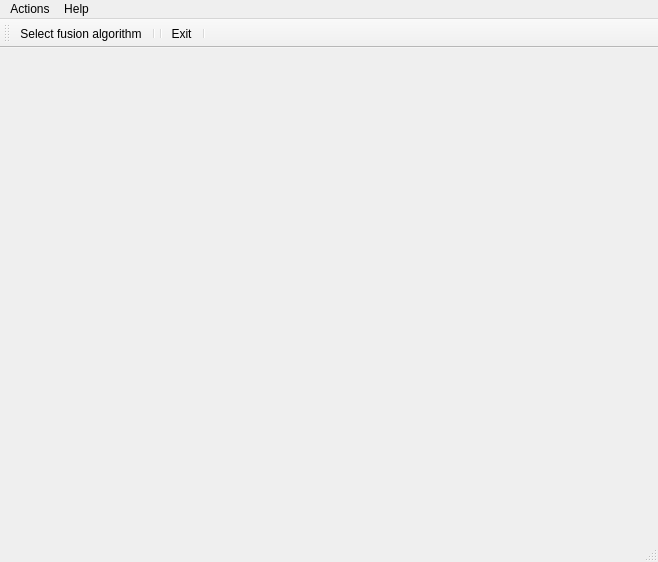
<?xml version="1.0" encoding="UTF-8"?>
<ui version="4.0">
 <class>RTHostIMUGLClass</class>
 <widget class="QMainWindow" name="RTHostIMUGLClass">
  <property name="geometry">
   <rect>
    <x>0</x>
    <y>0</y>
    <width>658</width>
    <height>562</height>
   </rect>
  </property>
  <property name="minimumSize">
   <size>
    <width>0</width>
    <height>0</height>
   </size>
  </property>
  <property name="windowTitle">
   <string>RTHostIMUGL</string>
  </property>
  <widget class="QWidget" name="centralWidget">
   <property name="minimumSize">
    <size>
     <width>400</width>
     <height>300</height>
    </size>
   </property>
  </widget>
  <widget class="QMenuBar" name="menuBar">
   <property name="geometry">
    <rect>
     <x>0</x>
     <y>0</y>
     <width>658</width>
     <height>21</height>
    </rect>
   </property>
   <widget class="QMenu" name="menuHelp">
    <property name="title">
     <string>Help</string>
    </property>
    <addaction name="actionAbout"/>
   </widget>
   <widget class="QMenu" name="menuActions">
    <property name="title">
     <string>Actions</string>
    </property>
    <addaction name="actionSelectFusionAlgorithm"/>
    <addaction name="actionExit"/>
   </widget>
   <addaction name="menuActions"/>
   <addaction name="menuHelp"/>
  </widget>
  <widget class="QStatusBar" name="statusBar"/>
  <widget class="QToolBar" name="toolBar">
   <property name="windowTitle">
    <string>toolBar</string>
   </property>
   <attribute name="toolBarArea">
    <enum>TopToolBarArea</enum>
   </attribute>
   <attribute name="toolBarBreak">
    <bool>false</bool>
   </attribute>
   <addaction name="actionSelectFusionAlgorithm"/>
   <addaction name="separator"/>
   <addaction name="separator"/>
   <addaction name="actionExit"/>
   <addaction name="separator"/>
  </widget>
  <action name="actionStartCapture">
   <property name="text">
    <string>Start Capture</string>
   </property>
   <property name="iconText">
    <string>Start</string>
   </property>
   <property name="toolTip">
    <string>Start video capture</string>
   </property>
   <property name="iconVisibleInMenu">
    <bool>false</bool>
   </property>
  </action>
  <action name="actionStopCapture">
   <property name="text">
    <string>Stop Capture</string>
   </property>
   <property name="iconText">
    <string>Stop</string>
   </property>
   <property name="toolTip">
    <string>Stop video capture</string>
   </property>
   <property name="iconVisibleInMenu">
    <bool>false</bool>
   </property>
  </action>
  <action name="actionScaleImage">
   <property name="checkable">
    <bool>true</bool>
   </property>
   <property name="checked">
    <bool>true</bool>
   </property>
   <property name="text">
    <string>Scale Image</string>
   </property>
   <property name="iconVisibleInMenu">
    <bool>false</bool>
   </property>
  </action>
  <action name="actionAbout">
   <property name="text">
    <string>About</string>
   </property>
  </action>
  <action name="actionBasicSetup">
   <property name="text">
    <string>Basic setup</string>
   </property>
  </action>
  <action name="actionConfigureCamera">
   <property name="text">
    <string>Camera setup</string>
   </property>
   <property name="iconText">
    <string>Camera</string>
   </property>
   <property name="menuRole">
    <enum>QAction::TextHeuristicRole</enum>
   </property>
  </action>
  <action name="actionConfigureStreams">
   <property name="text">
    <string>Streams setup</string>
   </property>
   <property name="iconText">
    <string>Streams</string>
   </property>
  </action>
  <action name="actionExit">
   <property name="text">
    <string>Exit</string>
   </property>
  </action>
  <action name="actionConfigureMotion">
   <property name="text">
    <string>Motion detection setup</string>
   </property>
   <property name="iconText">
    <string>Motion</string>
   </property>
  </action>
  <action name="actionConfigureAudio">
   <property name="text">
    <string>Audio setup</string>
   </property>
   <property name="iconText">
    <string>Audio</string>
   </property>
  </action>
  <action name="actionCalibrateCompass">
   <property name="text">
    <string>Calibrate compass</string>
   </property>
  </action>
  <action name="actionSelectIMU">
   <property name="text">
    <string>Select IMU</string>
   </property>
  </action>
  <action name="actionSelectFusionAlgorithm">
   <property name="text">
    <string>Select fusion algorithm</string>
   </property>
  </action>
 </widget>
 <layoutdefault spacing="6" margin="11"/>
 <resources/>
 <connections/>
</ui>
